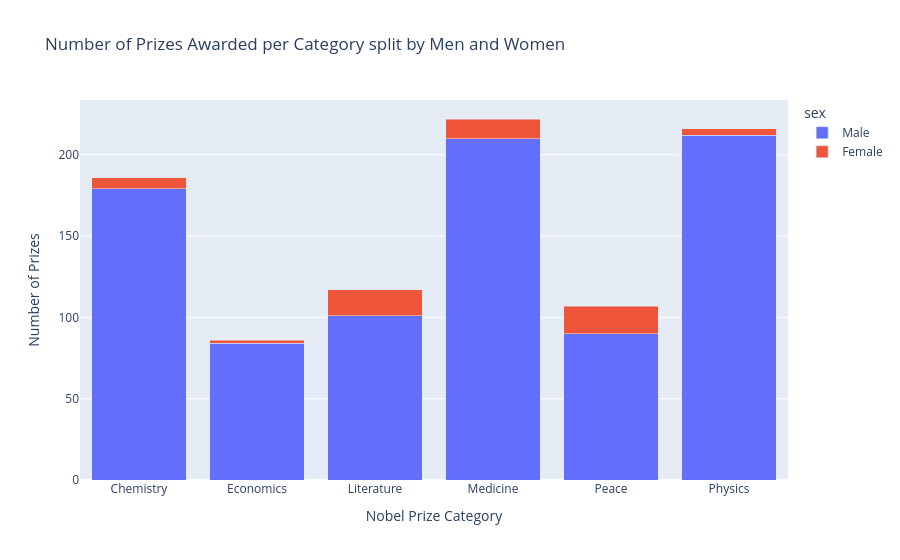

Notebook source saved alongside this figure:
### Code cell
bar_categories = px.bar(category_sex, x = 'category',
                        y = 'size',
                        title="Number of Prizes Awarded per Category split by Men and Women",
                        hover_name='size',
                        color='sex',
                        category_orders={"sex": ["Male", "Female"]},
                        barmode="stack",
                        )
bar_categories.update_layout(
    xaxis=dict(title="Nobel Prize Category"),
    yaxis=dict(title="Number of Prizes"),
    coloraxis_showscale=False
)
# bar_categories.update_xaxes(tickangle=45)
bar_categories.show()

### Figure 1 — Plotly figure (JSON) as saved in the notebook; plotly's stock layout.template omitted (floating-point values rounded to 4 significant figures)
{"data": [{"hovertemplate": "<b>%{hovertext}</b><br><br>sex=Male<br>category=%{x}<br>size=%{y}<extra></extra>", "hovertext": [179.0, 84.0, 101.0, 210.0, 90.0, 212.0], "legendgroup": "Male", "marker": {"color": "#636efa", "pattern": {"shape": ""}}, "name": "Male", "orientation": "v", "showlegend": true, "textposition": "auto", "type": "bar", "x": ["Chemistry", "Economics", "Literature", "Medicine", "Peace", "Physics"], "xaxis": "x", "y": [179, 84, 101, 210, 90, 212], "yaxis": "y"}, {"hovertemplate": "<b>%{hovertext}</b><br><br>sex=Female<br>category=%{x}<br>size=%{y}<extra></extra>", "hovertext": [7.0, 2.0, 16.0, 12.0, 17.0, 4.0], "legendgroup": "Female", "marker": {"color": "#EF553B", "pattern": {"shape": ""}}, "name": "Female", "orientation": "v", "showlegend": true, "textposition": "auto", "type": "bar", "x": ["Chemistry", "Economics", "Literature", "Medicine", "Peace", "Physics"], "xaxis": "x", "y": [7, 2, 16, 12, 17, 4], "yaxis": "y"}], "layout": {"barmode": "stack", "coloraxis": {"showscale": false}, "legend": {"title": {"text": "sex"}, "tracegroupgap": 0}, "title": {"text": "Number of Prizes Awarded per Category split by Men and Women"}, "xaxis": {"anchor": "y", "domain": [0, 1], "title": {"text": "Nobel Prize Category"}}, "yaxis": {"anchor": "x", "domain": [0, 1], "title": {"text": "Number of Prizes"}}}}
